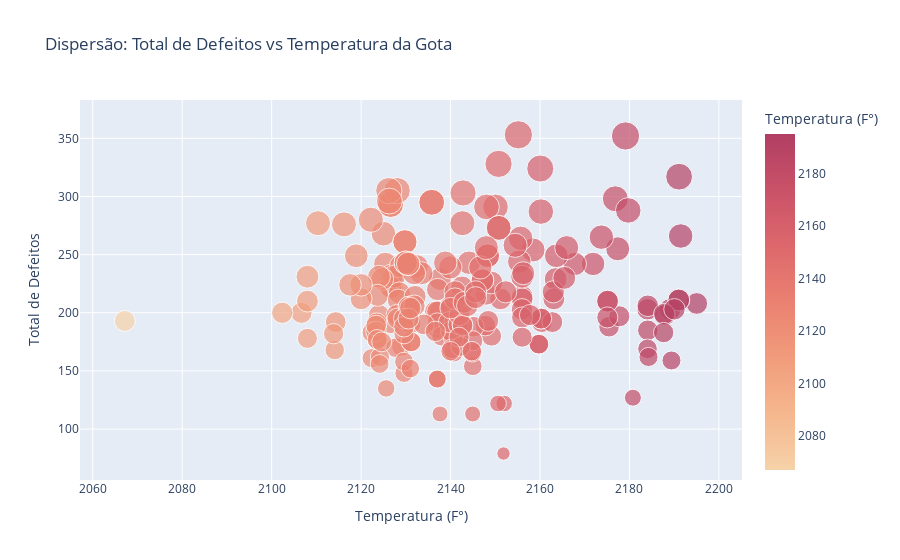

Notebook code cell kept with this figure:
### Markdown cell above
### Analisando se a coluna `Total de Defeitos no Dia` é afetada pela `Temperatura (F°)`

### Code cell
fig = px.scatter(
    df_resumo_geral,
    x="Temperatura (F°)", 
    y="Total de Defeitos no Dia",
    title="Dispersão: Total de Defeitos vs Temperatura da Gota",
    labels={"Temperatura (F°)": "Temperatura (F°)", "Total de Defeitos no Dia": "Total de Defeitos"},
    hover_data=["Defeito Mais Frequente do Dia"],
    color='Temperatura (F°)',
    color_continuous_scale='redor',
    size='Total de Defeitos no Dia'
)

fig.show()

### Figure 1 — Plotly figure (JSON) as saved in the notebook; plotly's stock layout.template omitted (floating-point values rounded to 4 significant figures; data arrays with more than 128 entries replaced by an {"elided": "..."} marker saying what was removed)
{"data": [{"customdata": {"elided": "200x1 str values"}, "hovertemplate": "Temperatura (F°)=%{marker.color}<br>Total de Defeitos=%{marker.size}<br>Defeito Mais Frequente do Dia=%{customdata[0]}<extra></extra>", "legendgroup": "", "marker": {"color": {"elided": "200 float values"}, "coloraxis": "coloraxis", "size": {"elided": "200 int values"}, "sizemode": "area", "sizeref": 0.8825, "symbol": "circle"}, "mode": "markers", "name": "", "orientation": "v", "showlegend": false, "type": "scatter", "x": {"elided": "200 float values"}, "xaxis": "x", "y": {"elided": "200 int values"}, "yaxis": "y"}], "layout": {"coloraxis": {"colorbar": {"title": {"text": "Temperatura (F°)"}}, "colorscale": [[0, "rgb(246, 210, 169)"], [0.1667, "rgb(245, 183, 142)"], [0.3333, "rgb(241, 156, 124)"], [0.5, "rgb(234, 129, 113)"], [0.6667, "rgb(221, 104, 108)"], [0.8333, "rgb(202, 82, 104)"], [1, "rgb(177, 63, 100)"]]}, "legend": {"itemsizing": "constant", "tracegroupgap": 0}, "title": {"text": "Dispersão: Total de Defeitos vs Temperatura da Gota"}, "xaxis": {"anchor": "y", "domain": [0, 1], "title": {"text": "Temperatura (F°)"}}, "yaxis": {"anchor": "x", "domain": [0, 1], "title": {"text": "Total de Defeitos"}}}}
